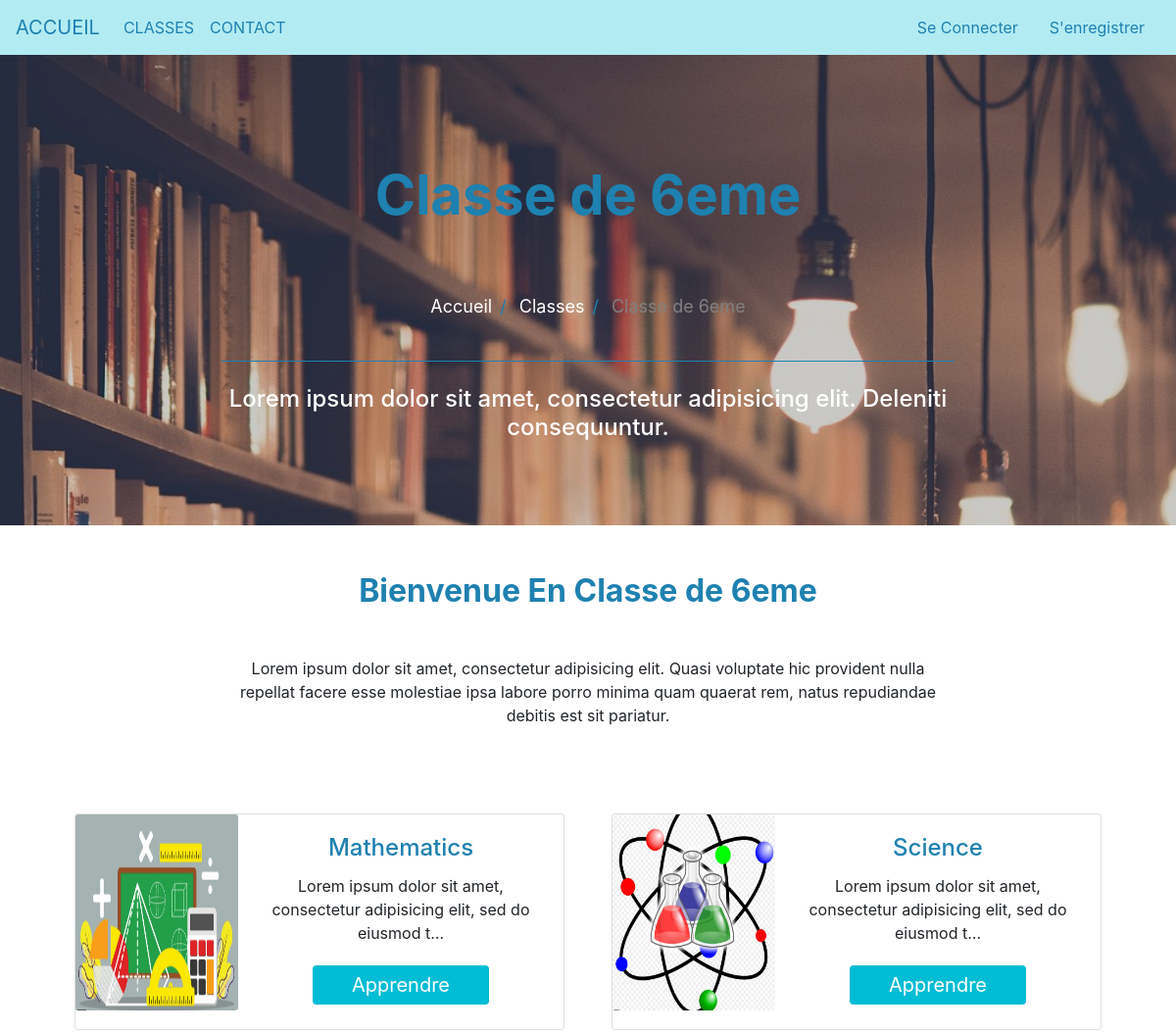
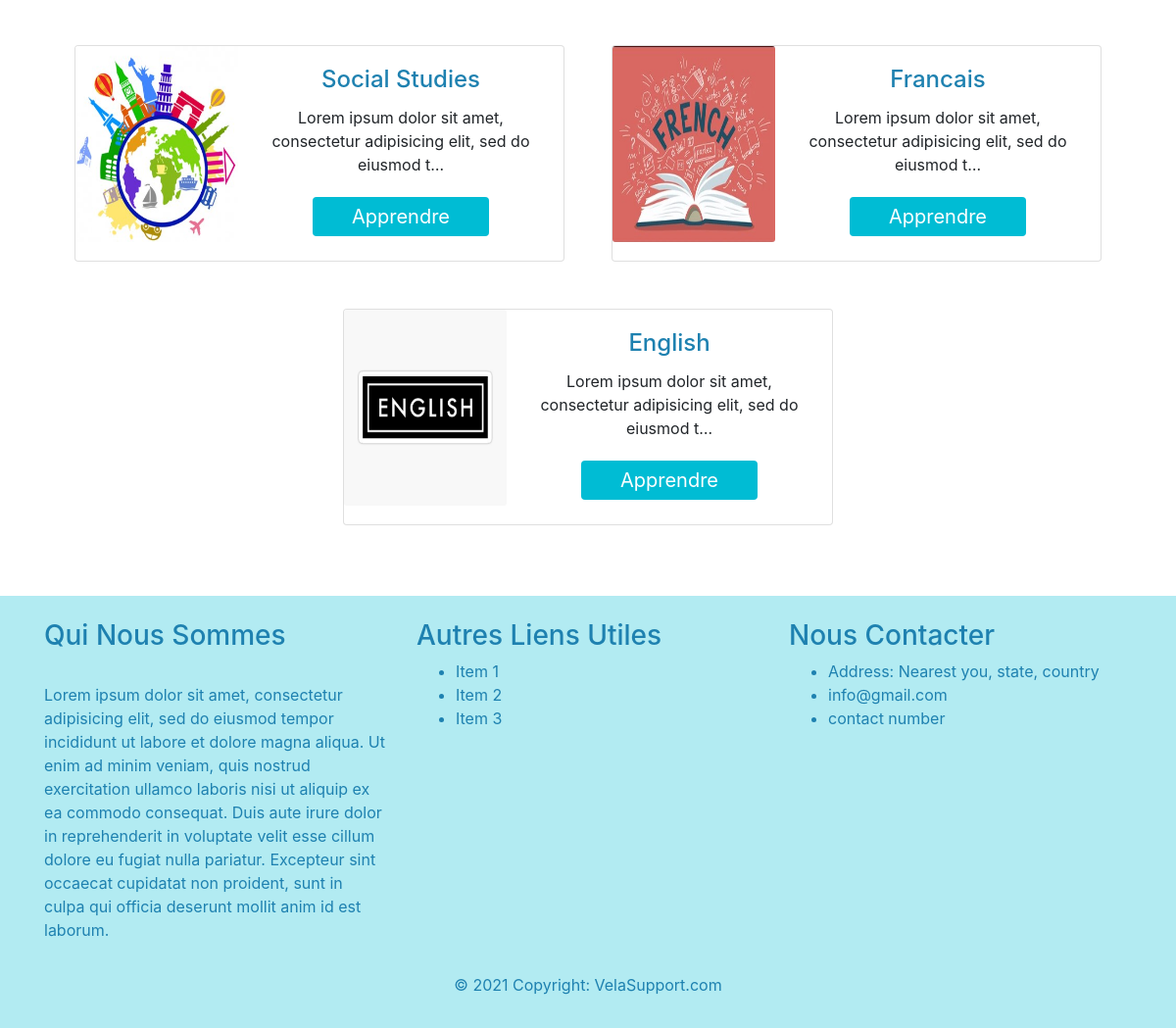
The page /curriculum/classe-de-6eme/ on the database its author committed (2 pictures, top to bottom).
### curriculum/models.py (models this page shows, shortened)
class Standard(models.Model):
    name = models.CharField(max_length=100, unique=True)
    slug = models.SlugField(null=True, blank=True)
    description = models.TextField(max_length=500,blank=True)

class Subject(models.Model):
    subject_id = models.CharField(max_length=100, unique=True)
    name = models.CharField(max_length=100)
    slug = models.SlugField(null=True, blank=True)
    standard = models.ForeignKey(Standard, on_delete=models.CASCADE, related_name='subjects')
    image = models.ImageField(upload_to=save_subject_image, blank=True, verbose_name='Subject Image')
    description = models.TextField(max_length=500,blank=True)
    def __str__(self):
        return self.name

### curriculum/views.py (the view)
# urls.py: path('<slug:slug>/', views.SubjectListView.as_view(), name='subject_list'),
class SubjectListView(DetailView):
    context_object_name = 'standards'
    extra_context = {
        'slots': TimeSlots.objects.all()
    }
    model = Standard
    template_name = 'curriculum/subject_list_view.html'

### curriculum/templates/curriculum/subject_list_view.html (shortened to what this page needs)
  {% extends 'base.html' %}
  {% load static %}
  {% block image_block %}
  <header class="info-header">
    <div id="page-intro" class="container-fluid d-flex align-items-center justify-content-center ">
      <div class="row d-flex justify-content-center text-center">
        <div class="col-md-10 text-white">
          <h2 class="display-4 font-weight-bold  p-5 " style="color:#1e81b0;" >{{standards.name}} </h2>
          <div class="row d-flex justify-content-center text-center">
            <ul class="breadcrumb">
              <li><a href="{% url 'index' %}">Accueil</a></li>
              <li><a href="{% url 'curriculum:standard_list' %}">Classes</a></li>
              <li class="disabled-text" >{{standards.name}}</li>
            </ul>
          </div>
          <hr style="color:#1e81b0;">
          <h4 class="white-text my-4">Lorem ipsum dolor sit amet, consectetur adipisicing elit.
                    Deleniti
                    consequuntur.</h4>
    </div>
  </header>
  {% endblock %}
  {% block content %}
  <section id="best-features" class="text-center">
                <h2 class="mb-5 mt-5 font-weight-bold" style="color:#1e81b0;">Bienvenue En {{standards.name}}</h2>
                <div class="row d-flex justify-content-center mb-4">
                  <div class="col-md-8 mb-5">
                    <p class="grey-text">Lorem ipsum dolor sit amet, consectetur adipisicing elit. Quasi voluptate
                                      hic
                                      provident nulla repellat
                                      facere esse molestiae ipsa labore porro minima quam quaerat rem, natus repudiandae debitis
                                      est
                                      sit pariatur.</p>
                  </div>
                </div>
                <div class="row d-flex justify-content-center mb-3">
                {% for subject in standards.subjects.all %}
                <div class="card mb-5 mr-4 ml-4 box-shadow-hover" style="max-width: 500px;">
                  <div class="row no-gutters">
                            <div class="col-md-4">
                              <img src="{{subject.image.url|default_if_none:'#'}}" class="card-img" alt="No image found" height="200px" width="200px">
                            </div>
                            <div class="col-md-8">
                              <div class="card-body">
                                <h4 class="card-title" style="color:#1e81b0;">{{subject.name}}</h4>
                                <p class="card-text">{{subject.description|truncatechars:75}}</p>
                                    <a href="{% url 'curriculum:lesson_list' slug=subject.slug standard=standards.slug %}"><button class="button-les"> <span> Apprendre</span></button></a>
                              </div>
                            </div>
                  </div>
                  </div>
                {% endfor %}
                </div>
  </section>
  {%endblock%}

### static/css/master_css.css (style rules this page uses)
html, body, header, #intro { height: 100%; }
.text-white { color: white; }
hr { border-color: inherit; }
.info-header { height: 60%; }
#page-intro { height: 100%; }
#page-intro { background:linear-gradient(rgba(0, 0, 0, 0.2), rgba(0, 0, 0, 0.2)), url("/static/Images/library.jpg")no-repeat center center fixed; -webkit-background-size: cover; -moz-background-size: cover; -o-background-size: cover; background-size: cover; }
ul.breadcrumb { padding: 10px 16px; list-style: none; background-color: transparent; }
ul.breadcrumb li { display: inline; font-size: 18px; }
ul.breadcrumb li+li:before { padding: 8px; color: #1e81b0; content: "/\00a0"; }
ul.breadcrumb li a { color: white; text-decoration: none; }
.disabled-text { color: gray; }
.button-les { border-radius: 4px; background-color: #00bcd4; border: none; color: #FFFFFF; text-align: center; font-size: 20px; padding: 5px; width: 180px; transition: all 0.5s; cursor: pointer; margin: 5px; }
.button-les span { cursor: pointer; display: inline-block; position: relative; transition: 0.5s; }
.button-les span:after { content: '\00bb'; position: absolute; opacity: 0; top: 0; right: -20px; transition: 0.5s; }

### rows shown on the page
Standard: name "Classe de 6eme"
Subject: image (picture), name "Mathematics", description "Lorem ipsum dolor sit amet, consectetur adipisicing elit, sed do eiusmod t…"
Subject: image (picture), name "Science", description "Lorem ipsum dolor sit amet, consectetur adipisicing elit, sed do eiusmod t…"
Subject: image (picture), name "Social Studies", description "Lorem ipsum dolor sit amet, consectetur adipisicing elit, sed do eiusmod t…"
Subject: image (picture), name "Francais", description "Lorem ipsum dolor sit amet, consectetur adipisicing elit, sed do eiusmod t…"
Subject: image (picture), name "English", description "Lorem ipsum dolor sit amet, consectetur adipisicing elit, sed do eiusmod t…"
